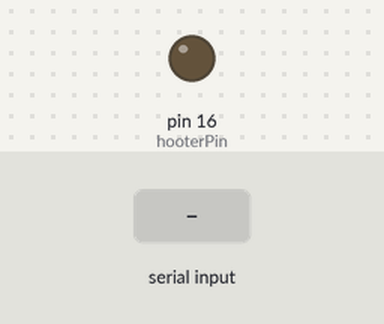
A sketch run on a simulated Arduino Uno, built with avr-gcc and run on an emulated ATmega328P. Parts: output pins drawn as LEDs (lit = HIGH). The test bench sets the inputs (shaded band).

Above: at 1.2 s.
1.3 s: "Hooter@on\n" received over Serial
At 1.6 s:
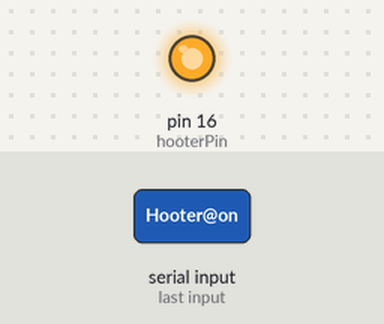
2.8 s: "Hooter@off\n" received over Serial
At 4.0 s:
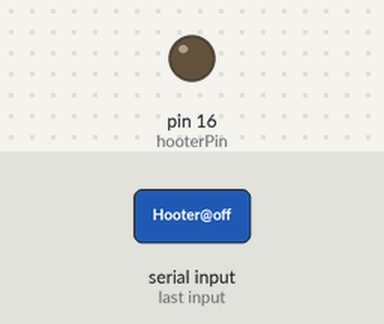
Timing chart, 0 to 5.8 s (numbered marks = the images above; inputs shaded):
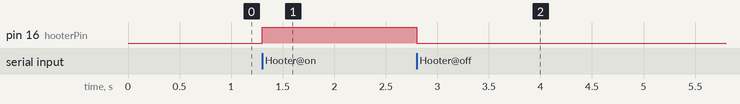

Measured:
- after the input at 1.3 s, pin 16 (hooterPin): LOW → HIGH at once
- after the input at 2.8 s, pin 16 (hooterPin): HIGH → LOW at once

The sketch:

HooterCode.ino
```cpp
const int hooterPin = 16;

void setup() {
  // put your setup code here, to run once:
  pinMode(hooterPin, OUTPUT);
  Serial.begin(115200);
}

void loop() {
  // put your main code here, to run repeatedly:
  String input = " ";
  if(Serial.available() > 0){
    input = Serial.readStringUntil('\n');
    if(input == "Hooter@on" ){
      digitalWrite(hooterPin, HIGH);
    }else if (input == "Hooter@off") {
      digitalWrite(hooterPin, LOW);
    }
  }
}
```
